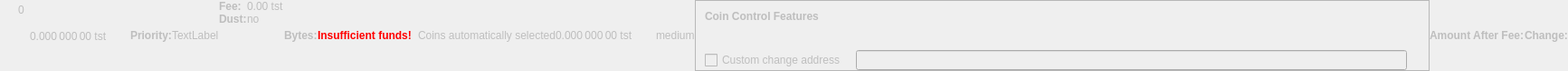
    <widget class="QWidget" name="dummyHideWidget" native="true">
     <property name="enabled">
      <bool>false</bool>
     </property>
     <property name="maximumSize">
      <size>
       <width>100</width>
       <height>22</height>
      </size>
     </property>
     <layout class="QHBoxLayout" name="dummyHideLayout">
      <property name="spacing">
       <number>0</number>
      </property>
      <property name="leftMargin">
       <number>0</number>
      </property>
      <property name="topMargin">
       <number>0</number>
      </property>
      <property name="rightMargin">
       <number>0</number>
      </property>
      <property name="bottomMargin">
       <number>0</number>
      </property>
      <item>
       <layout class="QFormLayout" name="formLayoutCoinControl1">
        <property name="horizontalSpacing">
         <number>10</number>
        </property>
        <property name="verticalSpacing">
         <number>14</number>
        </property>
        <property name="leftMargin">
         <number>10</number>
        </property>
        <property name="topMargin">
         <number>4</number>
        </property>
        <property name="rightMargin">
         <number>6</number>
        </property>
        <item row="0" column="1">
         <widget class="QLabel" name="labelCoinControlBytes">
          <property name="cursor">
           <cursorShape>IBeamCursor</cursorShape>
          </property>
          <property name="contextMenuPolicy">
           <enum>Qt::ActionsContextMenu</enum>
          </property>
          <property name="text">
           <string notr="true">0</string>
          </property>
          <property name="textInteractionFlags">
           <set>Qt::LinksAccessibleByMouse|Qt::TextSelectableByKeyboard|Qt::TextSelectableByMouse</set>
          </property>
         </widget>
        </item>
       </layout>
      </item>
      <item>
       <widget class="QLabel" name="labelCoinControlAfterFee">
        <property name="enabled">
         <bool>false</bool>
        </property>
        <property name="sizePolicy">
         <sizepolicy hsizetype="Fixed" vsizetype="Fixed">
          <horstretch>0</horstretch>
          <verstretch>0</verstretch>
         </sizepolicy>
        </property>
        <property name="minimumSize">
         <size>
          <width>111</width>
          <height>12</height>
         </size>
        </property>
        <property name="maximumSize">
         <size>
          <width>111</width>
          <height>12</height>
         </size>
        </property>
        <property name="cursor">
         <cursorShape>IBeamCursor</cursorShape>
        </property>
        <property name="contextMenuPolicy">
         <enum>Qt::ActionsContextMenu</enum>
        </property>
        <property name="text">
         <string notr="true">0.000 000 00 tst</string>
        </property>
        <property name="textInteractionFlags">
         <set>Qt::LinksAccessibleByMouse|Qt::TextSelectableByKeyboard|Qt::TextSelectableByMouse</set>
        </property>
       </widget>
      </item>
      <item>
       <widget class="QLabel" name="labelCoinControlPriorityText">
        <property name="enabled">
         <bool>false</bool>
        </property>
        <property name="font">
         <font>
          <weight>75</weight>
          <bold>true</bold>
         </font>
        </property>
        <property name="text">
         <string>Priority:</string>
        </property>
       </widget>
      </item>
      <item>
       <layout class="QHBoxLayout" name="horizontalLayout">
        <item>
         <widget class="QLabel" name="WarningLabel">
          <property name="text">
           <string>TextLabel</string>
          </property>
         </widget>
        </item>
       </layout>
      </item>
      <item>
       <layout class="QFormLayout" name="formLayoutCoinControl3">
        <property name="horizontalSpacing">
         <number>0</number>
        </property>
        <property name="verticalSpacing">
         <number>0</number>
        </property>
        <property name="leftMargin">
         <number>0</number>
        </property>
        <property name="topMargin">
         <number>0</number>
        </property>
        <property name="rightMargin">
         <number>0</number>
        </property>
        <item row="0" column="0">
         <widget class="QLabel" name="labelCoinControlFeeText">
          <property name="enabled">
           <bool>false</bool>
          </property>
          <property name="font">
           <font>
            <weight>75</weight>
            <bold>true</bold>
           </font>
          </property>
          <property name="text">
           <string>Fee:</string>
          </property>
          <property name="margin">
           <number>0</number>
          </property>
         </widget>
        </item>
        <item row="0" column="1">
         <widget class="QLabel" name="labelCoinControlFee">
          <property name="enabled">
           <bool>false</bool>
          </property>
          <property name="cursor">
           <cursorShape>IBeamCursor</cursorShape>
          </property>
          <property name="contextMenuPolicy">
           <enum>Qt::ActionsContextMenu</enum>
          </property>
          <property name="text">
           <string notr="true">0.00 tst</string>
          </property>
          <property name="textInteractionFlags">
           <set>Qt::LinksAccessibleByMouse|Qt::TextSelectableByKeyboard|Qt::TextSelectableByMouse</set>
          </property>
         </widget>
        </item>
        <item row="1" column="0">
         <widget class="QLabel" name="labelCoinControlLowOutputText">
          <property name="enabled">
           <bool>false</bool>
          </property>
          <property name="font">
           <font>
            <weight>75</weight>
            <bold>true</bold>
           </font>
          </property>
          <property name="text">
           <string>Dust:</string>
          </property>
         </widget>
        </item>
        <item row="1" column="1">
         <widget class="QLabel" name="labelCoinControlLowOutput">
          <property name="enabled">
           <bool>false</bool>
          </property>
          <property name="cursor">
           <cursorShape>IBeamCursor</cursorShape>
          </property>
          <property name="contextMenuPolicy">
           <enum>Qt::ActionsContextMenu</enum>
          </property>
          <property name="text">
           <string>no</string>
          </property>
          <property name="textInteractionFlags">
           <set>Qt::LinksAccessibleByMouse|Qt::TextSelectableByKeyboard|Qt::TextSelectableByMouse</set>
          </property>
         </widget>
        </item>
       </layout>
      </item>
      <item>
       <widget class="QLabel" name="labelCoinControlBytesText">
        <property name="enabled">
         <bool>false</bool>
        </property>
        <property name="font">
         <font>
          <weight>75</weight>
          <bold>true</bold>
         </font>
        </property>
        <property name="text">
         <string>Bytes:</string>
        </property>
       </widget>
      </item>
      <item>
       <layout class="QFormLayout" name="formLayoutCoinControl2">
        <property name="horizontalSpacing">
         <number>0</number>
        </property>
        <property name="verticalSpacing">
         <number>0</number>
        </property>
        <property name="leftMargin">
         <number>0</number>
        </property>
        <property name="topMargin">
         <number>0</number>
        </property>
        <property name="rightMargin">
         <number>0</number>
        </property>
       </layout>
      </item>
      <item>
       <layout class="QHBoxLayout" name="horizontalLayoutCoinControl2">
        <property name="spacing">
         <number>0</number>
        </property>
        <property name="bottomMargin">
         <number>0</number>
        </property>
       </layout>
      </item>
      <item>
       <widget class="QLabel" name="labelCoinControlInsuffFunds">
        <property name="enabled">
         <bool>false</bool>
        </property>
        <property name="minimumSize">
         <size>
          <width>0</width>
          <height>0</height>
         </size>
        </property>
        <property name="font">
         <font>
          <weight>75</weight>
          <bold>true</bold>
         </font>
        </property>
        <property name="styleSheet">
         <string notr="true">color:red;font-weight:bold;</string>
        </property>
        <property name="text">
         <string>Insufficient funds!</string>
        </property>
        <property name="margin">
         <number>5</number>
        </property>
       </widget>
      </item>
      <item>
       <layout class="QFormLayout" name="formLayoutCoinControl4">
        <property name="horizontalSpacing">
         <number>0</number>
        </property>
        <property name="verticalSpacing">
         <number>0</number>
        </property>
        <property name="leftMargin">
         <number>0</number>
        </property>
        <property name="topMargin">
         <number>0</number>
        </property>
        <property name="rightMargin">
         <number>0</number>
        </property>
       </layout>
      </item>
      <item>
       <widget class="QLabel" name="labelCoinControlChangeLabel">
        <property name="enabled">
         <bool>false</bool>
        </property>
        <property name="sizePolicy">
         <sizepolicy hsizetype="Preferred" vsizetype="Expanding">
          <horstretch>0</horstretch>
          <verstretch>0</verstretch>
         </sizepolicy>
        </property>
        <property name="minimumSize">
         <size>
          <width>0</width>
          <height>0</height>
         </size>
        </property>
        <property name="text">
         <string/>
        </property>
        <property name="margin">
         <number>3</number>
        </property>
       </widget>
      </item>
      <item>
       <widget class="QLabel" name="labelCoinControlAutomaticallySelected">
        <property name="enabled">
         <bool>false</bool>
        </property>
        <property name="sizePolicy">
         <sizepolicy hsizetype="Fixed" vsizetype="Fixed">
          <horstretch>0</horstretch>
          <verstretch>0</verstretch>
         </sizepolicy>
        </property>
        <property name="minimumSize">
         <size>
          <width>0</width>
          <height>0</height>
         </size>
        </property>
        <property name="maximumSize">
         <size>
          <width>240</width>
          <height>16777215</height>
         </size>
        </property>
        <property name="text">
         <string>Coins automatically selected</string>
        </property>
        <property name="margin">
         <number>5</number>
        </property>
       </widget>
      </item>
      <item>
       <widget class="QLabel" name="labelCoinControlChange">
        <property name="enabled">
         <bool>false</bool>
        </property>
        <property name="sizePolicy">
         <sizepolicy hsizetype="Fixed" vsizetype="Fixed">
          <horstretch>0</horstretch>
          <verstretch>0</verstretch>
         </sizepolicy>
        </property>
        <property name="minimumSize">
         <size>
          <width>111</width>
          <height>0</height>
         </size>
        </property>
        <property name="maximumSize">
         <size>
          <width>111</width>
          <height>16777215</height>
         </size>
        </property>
        <property name="cursor">
         <cursorShape>IBeamCursor</cursorShape>
        </property>
        <property name="contextMenuPolicy">
         <enum>Qt::ActionsContextMenu</enum>
        </property>
        <property name="text">
         <string notr="true">0.000 000 00 tst</string>
        </property>
        <property name="textInteractionFlags">
         <set>Qt::LinksAccessibleByMouse|Qt::TextSelectableByKeyboard|Qt::TextSelectableByMouse</set>
        </property>
       </widget>
      </item>
      <item>
       <widget class="QLabel" name="labelCoinControlPriority">
        <property name="enabled">
         <bool>false</bool>
        </property>
        <property name="cursor">
         <cursorShape>IBeamCursor</cursorShape>
        </property>
        <property name="contextMenuPolicy">
         <enum>Qt::ActionsContextMenu</enum>
        </property>
        <property name="text">
         <string>medium</string>
        </property>
        <property name="textInteractionFlags">
         <set>Qt::LinksAccessibleByMouse|Qt::TextSelectableByKeyboard|Qt::TextSelectableByMouse</set>
        </property>
       </widget>
      </item>
      <item>
       <widget class="QFrame" name="frameCoinControl">
        <property name="sizePolicy">
         <sizepolicy hsizetype="Expanding" vsizetype="Expanding">
          <horstretch>0</horstretch>
          <verstretch>0</verstretch>
         </sizepolicy>
        </property>
        <property name="maximumSize">
         <size>
          <width>16777215</width>
          <height>16777215</height>
         </size>
        </property>
        <property name="frameShape">
         <enum>QFrame::StyledPanel</enum>
        </property>
        <property name="frameShadow">
         <enum>QFrame::Sunken</enum>
        </property>
        <layout class="QVBoxLayout" name="verticalLayoutCoinControl2_2">
         <property name="spacing">
          <number>0</number>
         </property>
         <property name="leftMargin">
          <number>0</number>
         </property>
         <property name="topMargin">
          <number>0</number>
         </property>
         <property name="rightMargin">
          <number>0</number>
         </property>
         <property name="bottomMargin">
          <number>0</number>
         </property>
         <item>
          <layout class="QVBoxLayout" name="verticalLayoutCoinControl" stretch="0,0,0,1">
           <property name="spacing">
            <number>0</number>
           </property>
           <property name="leftMargin">
            <number>10</number>
           </property>
           <property name="topMargin">
            <number>10</number>
           </property>
           <item>
            <layout class="QHBoxLayout" name="horizontalLayoutCoinControl1">
             <property name="bottomMargin">
              <number>15</number>
             </property>
             <item>
              <widget class="QLabel" name="labelCoinControlFeatures">
               <property name="enabled">
                <bool>false</bool>
               </property>
               <property name="sizePolicy">
                <sizepolicy hsizetype="Preferred" vsizetype="Maximum">
                 <horstretch>0</horstretch>
                 <verstretch>0</verstretch>
                </sizepolicy>
               </property>
               <property name="font">
                <font>
                 <weight>75</weight>
                 <bold>true</bold>
                </font>
               </property>
               <property name="styleSheet">
                <string notr="true">font-weight:bold;</string>
               </property>
               <property name="text">
                <string>Coin Control Features</string>
               </property>
              </widget>
             </item>
            </layout>
           </item>
           <item>
            <widget class="QWidget" name="widgetCoinControl" native="true">
             <property name="sizePolicy">
              <sizepolicy hsizetype="Preferred" vsizetype="Preferred">
               <horstretch>0</horstretch>
               <verstretch>0</verstretch>
              </sizepolicy>
             </property>
             <property name="minimumSize">
              <size>
               <width>0</width>
               <height>0</height>
              </size>
             </property>
             <property name="styleSheet">
              <string notr="true"/>
             </property>
             <layout class="QHBoxLayout" name="horizontalLayoutCoinControl5_2">
              <property name="leftMargin">
               <number>0</number>
              </property>
              <property name="topMargin">
               <number>0</number>
              </property>
              <property name="rightMargin">
               <number>0</number>
              </property>
              <property name="bottomMargin">
               <number>0</number>
              </property>
              <item>
               <layout class="QHBoxLayout" name="horizontalLayoutCoinControl3">
                <property name="spacing">
                 <number>20</number>
                </property>
                <property name="topMargin">
                 <number>0</number>
                </property>
                <property name="bottomMargin">
                 <number>10</number>
                </property>
               </layout>
              </item>
             </layout>
            </widget>
           </item>
           <item>
            <layout class="QHBoxLayout" name="horizontalLayoutCoinControl4" stretch="0,0,0">
             <property name="spacing">
              <number>12</number>
             </property>
             <property name="sizeConstraint">
              <enum>QLayout::SetDefaultConstraint</enum>
             </property>
             <property name="topMargin">
              <number>5</number>
             </property>
             <property name="rightMargin">
              <number>5</number>
             </property>
             <item>
              <widget class="QCheckBox" name="checkBoxCoinControlChange">
               <property name="enabled">
                <bool>false</bool>
               </property>
               <property name="toolTip">
                <string>If this is activated, but the change address is empty or invalid, change will be sent to a newly generated address.</string>
               </property>
               <property name="text">
                <string>Custom change address</string>
               </property>
              </widget>
             </item>
             <item>
              <widget class="QValidatedLineEdit" name="lineEditCoinControlChange">
               <property name="enabled">
                <bool>false</bool>
               </property>
               <property name="sizePolicy">
                <sizepolicy hsizetype="Expanding" vsizetype="Fixed">
                 <horstretch>0</horstretch>
                 <verstretch>0</verstretch>
                </sizepolicy>
               </property>
              </widget>
             </item>
             <item>
              <widget class="QLabel" name="labelCoinControlChangeLabel_2">
               <property name="sizePolicy">
                <sizepolicy hsizetype="Preferred" vsizetype="Expanding">
                 <horstretch>0</horstretch>
                 <verstretch>0</verstretch>
                </sizepolicy>
               </property>
               <property name="minimumSize">
                <size>
                 <width>0</width>
                 <height>0</height>
                </size>
               </property>
               <property name="text">
                <string/>
               </property>
               <property name="margin">
                <number>3</number>
               </property>
              </widget>
             </item>
            </layout>
           </item>
           <item>
            <spacer name="verticalSpacerCoinControl">
             <property name="orientation">
              <enum>Qt::Vertical</enum>
             </property>
             <property name="sizeHint" stdset="0">
              <size>
               <width>800</width>
               <height>1</height>
              </size>
             </property>
            </spacer>
           </item>
          </layout>
         </item>
        </layout>
       </widget>
      </item>
      <item>
       <widget class="QLabel" name="labelCoinControlAfterFeeText">
        <property name="enabled">
         <bool>false</bool>
        </property>
        <property name="minimumSize">
         <size>
          <width>0</width>
          <height>0</height>
         </size>
        </property>
        <property name="maximumSize">
         <size>
          <width>16777215</width>
          <height>16777215</height>
         </size>
        </property>
        <property name="font">
         <font>
          <weight>75</weight>
          <bold>true</bold>
         </font>
        </property>
        <property name="text">
         <string>Amount After Fee:</string>
        </property>
        <property name="alignment">
         <set>Qt::AlignLeading|Qt::AlignLeft|Qt::AlignVCenter</set>
        </property>
        <property name="margin">
         <number>0</number>
        </property>
       </widget>
      </item>
      <item>
       <widget class="QLabel" name="labelCoinControlChangeText">
        <property name="enabled">
         <bool>false</bool>
        </property>
        <property name="sizePolicy">
         <sizepolicy hsizetype="Preferred" vsizetype="Preferred">
          <horstretch>0</horstretch>
          <verstretch>0</verstretch>
         </sizepolicy>
        </property>
        <property name="minimumSize">
         <size>
          <width>0</width>
          <height>0</height>
         </size>
        </property>
        <property name="maximumSize">
         <size>
          <width>16777215</width>
          <height>16777215</height>
         </size>
        </property>
        <property name="font">
         <font>
          <weight>75</weight>
          <bold>true</bold>
         </font>
        </property>
        <property name="text">
         <string>Change:</string>
        </property>
        <property name="alignment">
         <set>Qt::AlignLeading|Qt::AlignLeft|Qt::AlignVCenter</set>
        </property>
       </widget>
      </item>
     </layout>
    </widget>
